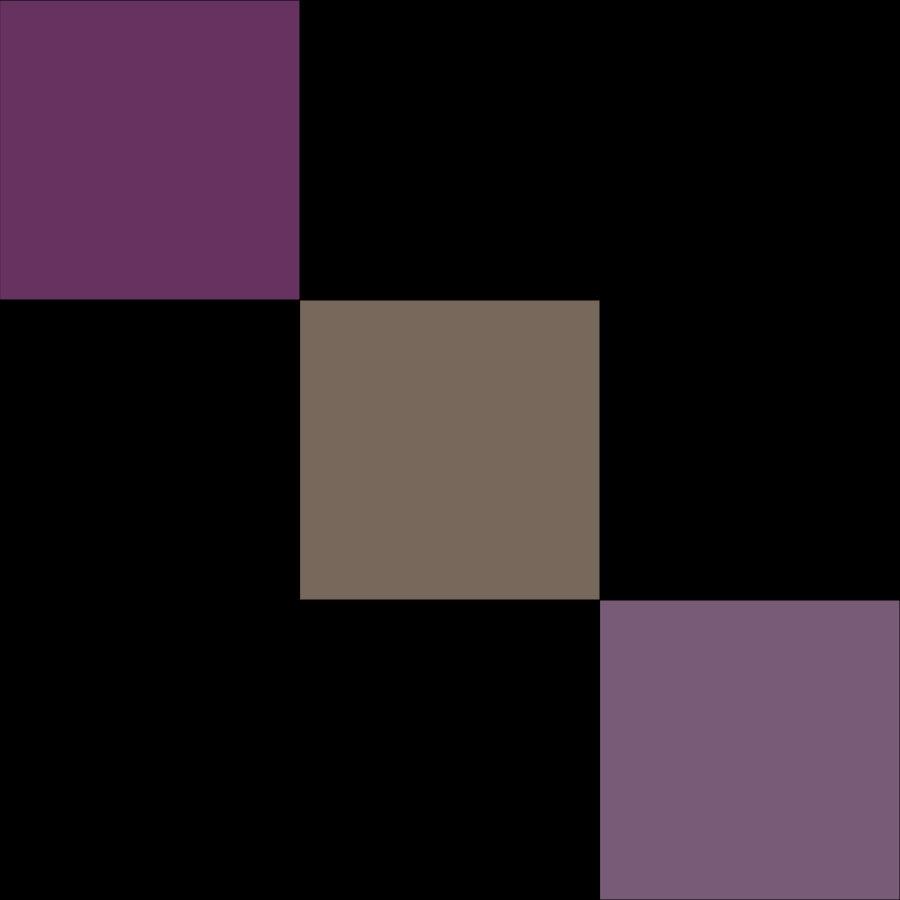
Frame 1 (no input)
Frame 60 (no input): identical to frame 1, image omitted
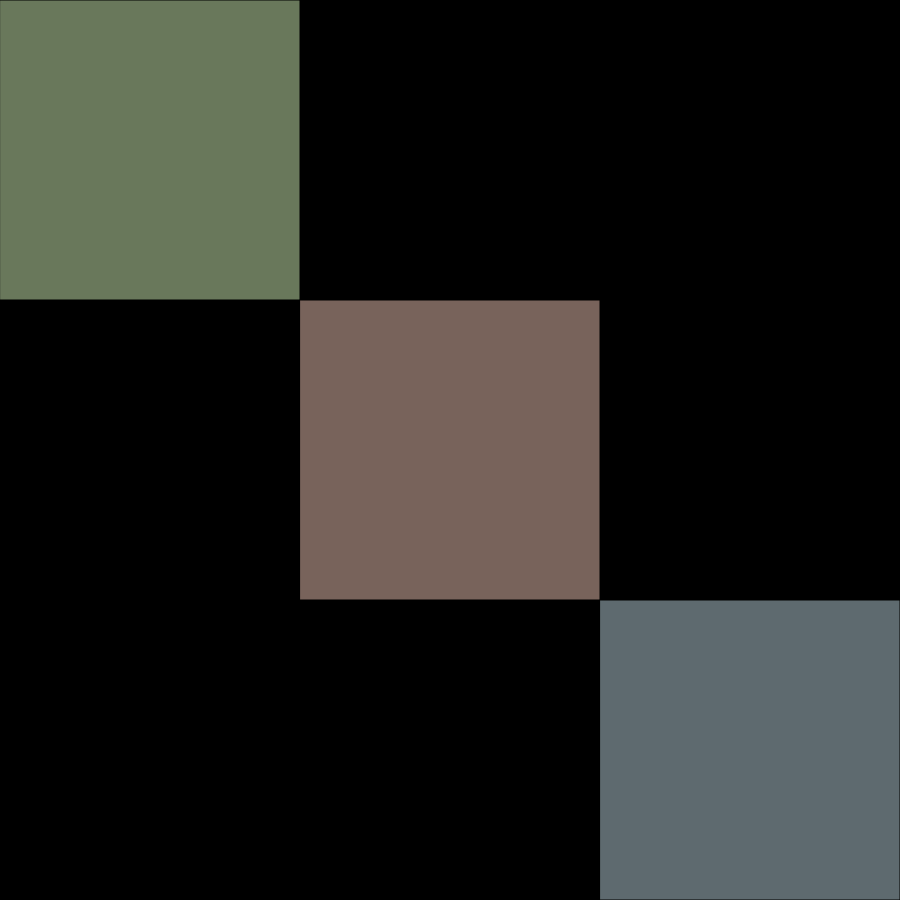
Frame 120 (the mouse pressed at the canvas centre since frame 60)

The p5.js sketch that drew these frames (run headless with seeded random() and noise() and a simulated clock; from frame 60 on, the mouse is pressed at the canvas centre):

// p5.js sketch
// ── sketch.js
var pressed = false;

function setup() {
  createCanvas(900,900);
}

function draw() {
  background (0);
  for (var i = 0; i <3; i++) {
    if (pressed) {
      if(i==0){
        fill(211, 241, 183, 127);
      }else if (i==1){
        fill(241, 198, 183, 127);
      }else{
        fill(188, 213, 222, 127);
      }
    }else{
      if(i==0){
        fill(204, 101, 192, 127);
        
      }else if (i==1){
        
        fill(241, 207, 183, 127);

      }else{
        fill(241, 183, 239, 127);
      }
    }
    rect(i*300,i*300,300,300);
  }
}

function mousePressed() {
  pressed = true;
  }
